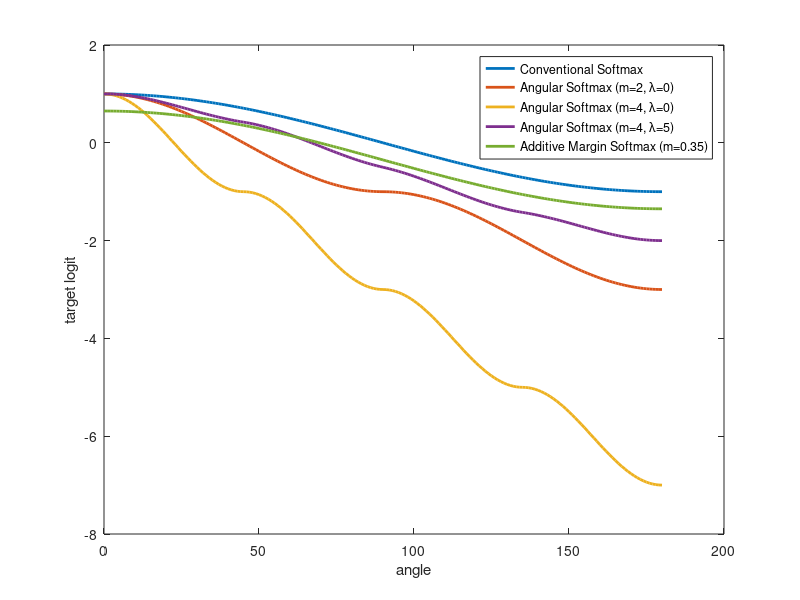

The MATLAB script that drew this image:
theta = 0:1:180;
figure(1);
plot(theta, cosd(theta),'LineWidth',2);
hold on;
Fai = zeros(4,length(theta));
for m=[2 4]
    for k=0:m-1
        Fai(m,theta >= k * 180 / m & theta <= (k+1)*180/m) = (-1)^k * cosd(m*theta(theta >= k * 180 / m & theta <=(k+1)*180/m)) - 2 * k;
    end;
    plot(theta, Fai(m,:),'LineWidth',2);
end;
m=4;
lambda=5;
plot(theta, (cosd(theta) * lambda + Fai(4, :)) / (1 + lambda),'LineWidth',2);
plot(theta, cosd(theta) - 0.35,'LineWidth',2);
hold off;
legend('Conventional Softmax','Angular Softmax (m=2, \lambda=0)','Angular Softmax (m=4, \lambda=0)', ['Angular Softmax (m=4, \lambda=' num2str(lambda) ')'], 'Additive Margin Softmax (m=0.35)');
xlabel('angle');
ylabel('target logit');